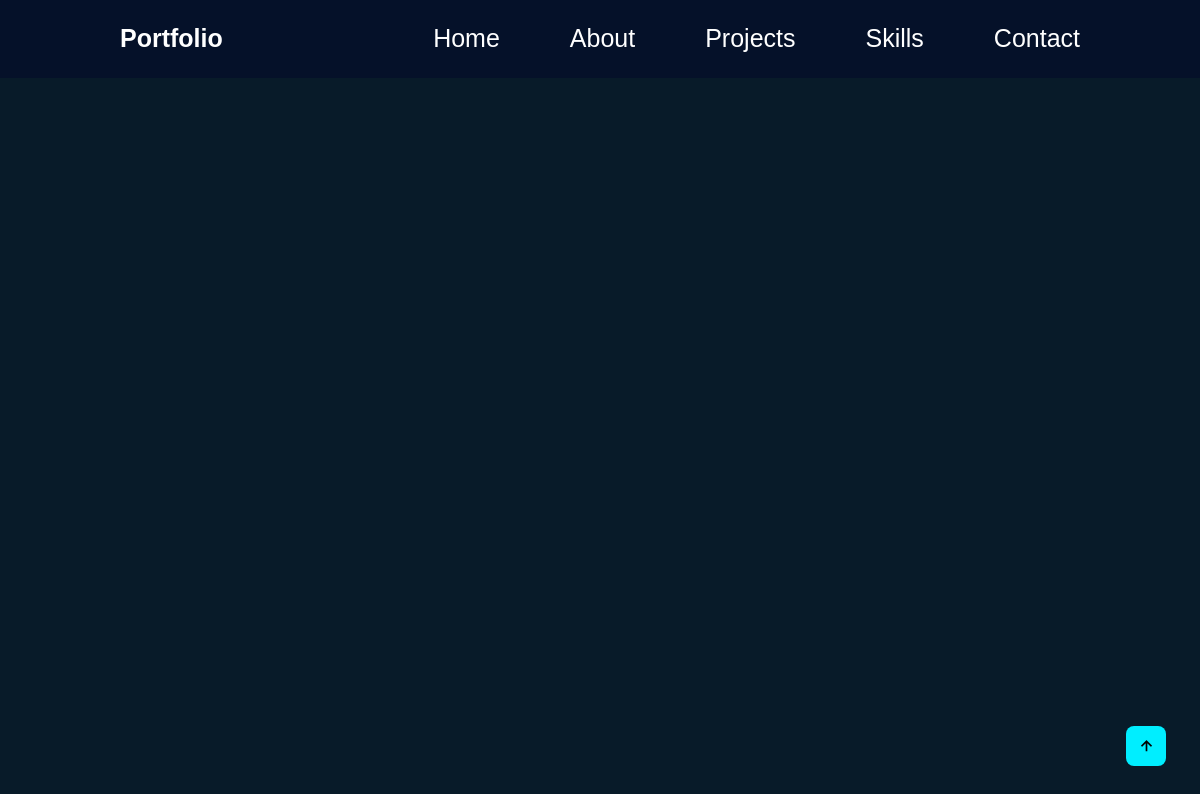
/services/, run on an earlier commit of the app's database.
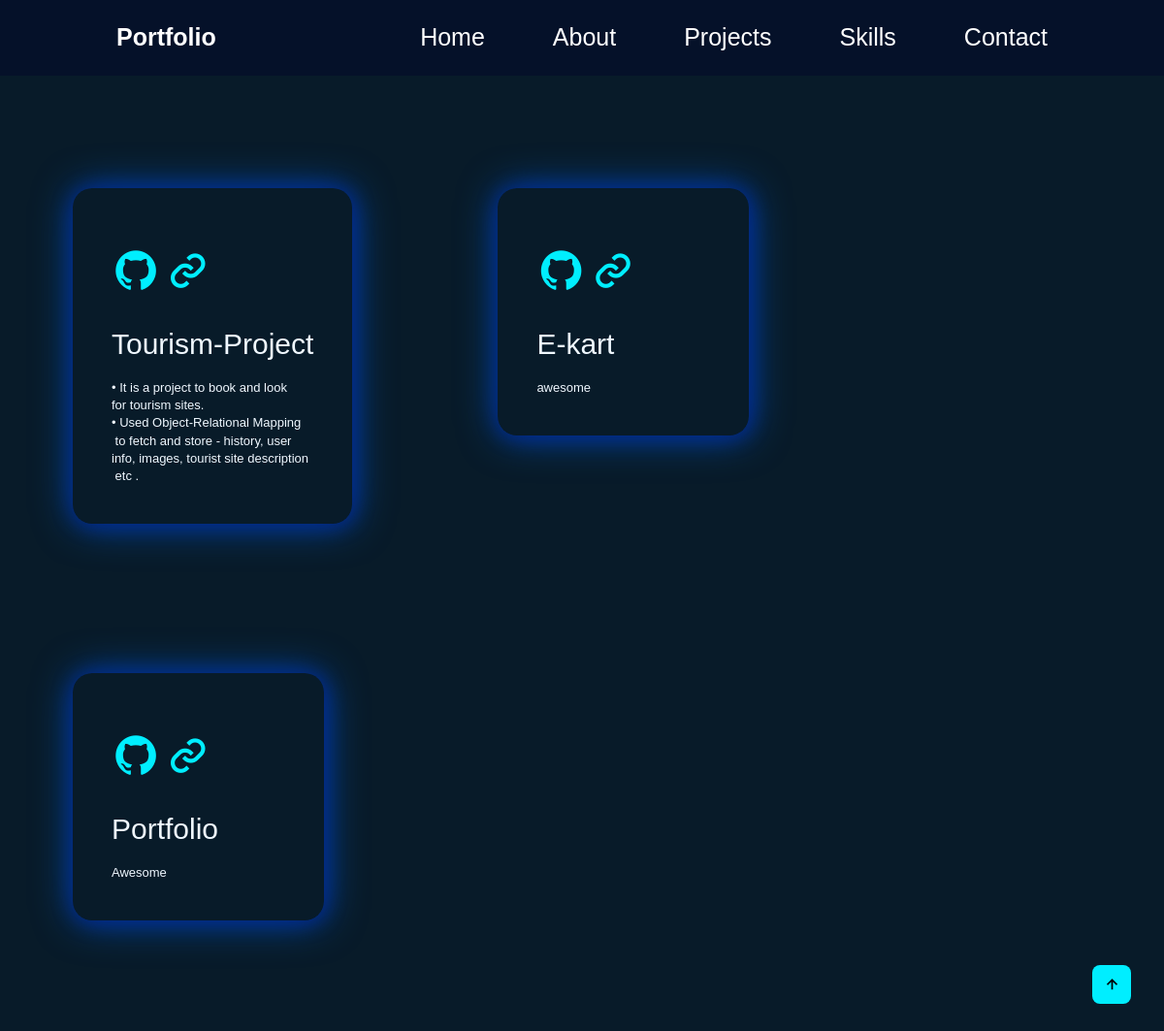
And on a later commit of the database.
### portfolio/models.py (models this page shows)
class Projects(models.Model):
    msg_id=models.AutoField(primary_key=True)
    link1 = models.URLField(blank=True, null=True,default='#')
    link2 = models.URLField(blank=True, null=True,default='#')
    name=models.CharField(max_length=50,default=None)
    about=models.TextField(default="")

### portfolio/views.py (the view)
# urls.py: path("services/", views.services, name='services'),
def services(request):
    Project=Projects.objects.all()
    params={'Project':Project}
    return render(request, 'projects.html',params)

### portfolio/template/projects.html (shortened to what this page needs)
{% extends "base.html" %}
{% block body %}
{% load static %}
<h1 class="sub-title">My <span>Services</span></h1>
<section>
    {% for i in Project %}
    <div class="services" id="services">
        <div class="container">
            <div class="services-list">
                <div>
                    <a href="{{i.link1}}" onclick="checkLink(event, '{{ i.link1 }}')" target="_blank"><i class='bx bxl-github' style='color:#00eeff' ></i></a>
                    <a href="{{i.link2}}" onclick="checkLink(event, '{{ i.link2 }}')" target="_blank"><i class='bx bx-link' style='color:#00eeff' ></i></a>
                    <h2>{{i.name}}</h2>
                    <pre>{{ i.about }}</pre>
                </div>
            </div>
        </div>
    </div>
    {% endfor %}
</section>
{% endblock body %}

What changed in the data, as far as the page shows it:
added Projects: name "Tourism-Project", about "• It is a project to book and look for tourism sites. • Used Object-Relational Mapping to fetch and store - history, user info, images, tourist site description etc ."
added Projects: name "E-kart", about "awesome"
added Projects: name "Portfolio", about "Awesome"
